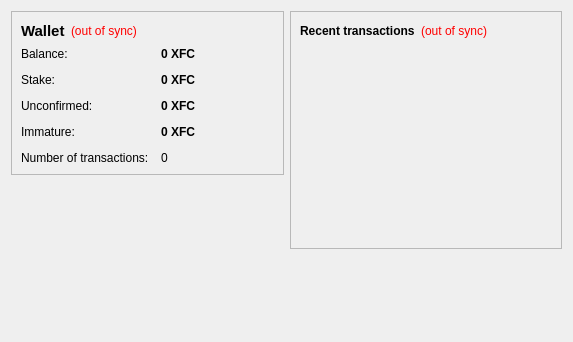
<?xml version="1.0" encoding="UTF-8"?>
<ui version="4.0">
 <class>OverviewPage</class>
 <widget class="QWidget" name="OverviewPage">
  <property name="geometry">
   <rect>
    <x>0</x>
    <y>0</y>
    <width>573</width>
    <height>342</height>
   </rect>
  </property>
  <property name="windowTitle">
   <string>Form</string>
  </property>
  <layout class="QHBoxLayout" name="horizontalLayout" stretch="1,1">
   <item>
    <layout class="QVBoxLayout" name="verticalLayout_2">
     <item>
      <widget class="QFrame" name="frame">
       <property name="frameShape">
        <enum>QFrame::StyledPanel</enum>
       </property>
       <property name="frameShadow">
        <enum>QFrame::Raised</enum>
       </property>
       <layout class="QVBoxLayout" name="verticalLayout_4">
        <item>
         <layout class="QHBoxLayout" name="horizontalLayout_4">
          <item>
           <widget class="QLabel" name="label_5">
            <property name="font">
             <font>
              <pointsize>11</pointsize>
              <weight>75</weight>
              <bold>true</bold>
             </font>
            </property>
            <property name="text">
             <string>Wallet</string>
            </property>
           </widget>
          </item>
          <item>
           <widget class="QLabel" name="labelWalletStatus">
            <property name="toolTip">
             <string>The displayed information may be out of date. Your wallet automatically synchronizes with the Ekita network after a connection is established, but this process has not completed yet.</string>
            </property>
            <property name="styleSheet">
             <string notr="true">QLabel { color: red; }</string>
            </property>
            <property name="text">
             <string notr="true">(out of sync)</string>
            </property>
            <property name="alignment">
             <set>Qt::AlignLeading|Qt::AlignLeft|Qt::AlignVCenter</set>
            </property>
           </widget>
          </item>
          <item>
           <spacer name="horizontalSpacer_2">
            <property name="orientation">
             <enum>Qt::Horizontal</enum>
            </property>
            <property name="sizeHint" stdset="0">
             <size>
              <width>40</width>
              <height>20</height>
             </size>
            </property>
           </spacer>
          </item>
         </layout>
        </item>
        <item>
         <layout class="QFormLayout" name="formLayout_2">
          <property name="fieldGrowthPolicy">
           <enum>QFormLayout::AllNonFixedFieldsGrow</enum>
          </property>
          <property name="horizontalSpacing">
           <number>12</number>
          </property>
          <property name="verticalSpacing">
           <number>12</number>
          </property>
          <item row="0" column="0">
           <widget class="QLabel" name="label">
            <property name="text">
             <string>Balance:</string>
            </property>
           </widget>
          </item>
          <item row="0" column="1">
           <widget class="QLabel" name="labelBalance">
            <property name="font">
             <font>
              <weight>75</weight>
              <bold>true</bold>
             </font>
            </property>
            <property name="cursor">
             <cursorShape>IBeamCursor</cursorShape>
            </property>
            <property name="toolTip">
             <string>Your current balance</string>
            </property>
            <property name="text">
             <string notr="true">0 XFC</string>
            </property>
            <property name="textInteractionFlags">
             <set>Qt::LinksAccessibleByMouse|Qt::TextSelectableByKeyboard|Qt::TextSelectableByMouse</set>
            </property>
           </widget>
          </item>
          <item row="1" column="0">
           <widget class="QLabel" name="label_6">
            <property name="text">
             <string>Stake:</string>
            </property>
           </widget>
          </item>
          <item row="1" column="1">
           <widget class="QLabel" name="labelStake">
            <property name="font">
             <font>
              <weight>75</weight>
              <bold>true</bold>
             </font>
            </property>
            <property name="cursor">
             <cursorShape>IBeamCursor</cursorShape>
            </property>
            <property name="toolTip">
             <string>Total of coins that was staked, and do not yet count toward the current balance</string>
            </property>
            <property name="text">
             <string notr="true">0 XFC</string>
            </property>
            <property name="textInteractionFlags">
             <set>Qt::LinksAccessibleByMouse|Qt::TextSelectableByKeyboard|Qt::TextSelectableByMouse</set>
            </property>
           </widget>
          </item>
          <item row="2" column="0">
           <widget class="QLabel" name="label_3">
            <property name="text">
             <string>Unconfirmed:</string>
            </property>
           </widget>
          </item>
          <item row="2" column="1">
           <widget class="QLabel" name="labelUnconfirmed">
            <property name="font">
             <font>
              <weight>75</weight>
              <bold>true</bold>
             </font>
            </property>
            <property name="cursor">
             <cursorShape>IBeamCursor</cursorShape>
            </property>
            <property name="toolTip">
             <string>Total of transactions that have yet to be confirmed, and do not yet count toward the current balance</string>
            </property>
            <property name="text">
             <string notr="true">0 XFC</string>
            </property>
            <property name="textInteractionFlags">
             <set>Qt::LinksAccessibleByMouse|Qt::TextSelectableByKeyboard|Qt::TextSelectableByMouse</set>
            </property>
           </widget>
          </item>
          <item row="3" column="0">
           <widget class="QLabel" name="labelImmatureText">
            <property name="text">
             <string>Immature:</string>
            </property>
           </widget>
          </item>
          <item row="3" column="1">
           <widget class="QLabel" name="labelImmature">
            <property name="font">
             <font>
              <weight>75</weight>
              <bold>true</bold>
             </font>
            </property>
            <property name="toolTip">
             <string>Mined balance that has not yet matured</string>
            </property>
            <property name="text">
             <string notr="true">0 XFC</string>
            </property>
            <property name="textInteractionFlags">
             <set>Qt::LinksAccessibleByMouse|Qt::TextSelectableByKeyboard|Qt::TextSelectableByMouse</set>
            </property>
           </widget>
          </item>
          <item row="4" column="0">
           <widget class="QLabel" name="label_2">
            <property name="text">
             <string>Number of transactions:</string>
            </property>
           </widget>
          </item>
          <item row="4" column="1">
           <widget class="QLabel" name="labelNumTransactions">
            <property name="toolTip">
             <string>Total number of transactions in wallet</string>
            </property>
            <property name="text">
             <string notr="true">0</string>
            </property>
           </widget>
          </item>
         </layout>
        </item>
       </layout>
      </widget>
     </item>
     <item>
      <spacer name="verticalSpacer">
       <property name="orientation">
        <enum>Qt::Vertical</enum>
       </property>
       <property name="sizeHint" stdset="0">
        <size>
         <width>20</width>
         <height>40</height>
        </size>
       </property>
      </spacer>
     </item>
     <item>
      <widget class="QLabel" name="label_6">
       <property name="text">
        <string/>
       </property>
       <property name="pixmap">
        <pixmap resource="../bitcoin.qrc">:/images/backg</pixmap>
       </property>
       <property name="scaledContents">
        <bool>false</bool>
       </property>
       <property name="alignment">
        <set>Qt::AlignCenter</set>
       </property>
       <property name="margin">
        <number>-2</number>
       </property>
      </widget>
     </item>
    </layout>
   </item>
   <item>
    <layout class="QVBoxLayout" name="verticalLayout_3">
     <item>
      <widget class="QFrame" name="frame_2">
       <property name="frameShape">
        <enum>QFrame::StyledPanel</enum>
       </property>
       <property name="frameShadow">
        <enum>QFrame::Raised</enum>
       </property>
       <layout class="QVBoxLayout" name="verticalLayout">
        <item>
         <layout class="QHBoxLayout" name="horizontalLayout_2">
          <item>
           <widget class="QLabel" name="label_4">
            <property name="text">
             <string>&lt;b&gt;Recent transactions&lt;/b&gt;</string>
            </property>
           </widget>
          </item>
          <item>
           <widget class="QLabel" name="labelTransactionsStatus">
            <property name="toolTip">
             <string>The displayed information may be out of date. Your wallet automatically synchronizes with the Ekita network after a connection is established, but this process has not completed yet.</string>
            </property>
            <property name="styleSheet">
             <string notr="true">QLabel { color: red; }</string>
            </property>
            <property name="text">
             <string notr="true">(out of sync)</string>
            </property>
            <property name="alignment">
             <set>Qt::AlignRight|Qt::AlignTrailing|Qt::AlignVCenter</set>
            </property>
           </widget>
          </item>
          <item>
           <spacer name="horizontalSpacer">
            <property name="orientation">
             <enum>Qt::Horizontal</enum>
            </property>
            <property name="sizeHint" stdset="0">
             <size>
              <width>40</width>
              <height>20</height>
             </size>
            </property>
           </spacer>
          </item>
         </layout>
        </item>
        <item>
         <widget class="QListView" name="listTransactions">
          <property name="styleSheet">
           <string notr="true">QListView { background: transparent; }</string>
          </property>
          <property name="frameShape">
           <enum>QFrame::NoFrame</enum>
          </property>
          <property name="verticalScrollBarPolicy">
           <enum>Qt::ScrollBarAlwaysOff</enum>
          </property>
          <property name="horizontalScrollBarPolicy">
           <enum>Qt::ScrollBarAlwaysOff</enum>
          </property>
          <property name="selectionMode">
           <enum>QAbstractItemView::NoSelection</enum>
          </property>
         </widget>
        </item>
       </layout>
      </widget>
     </item>
     <item>
      <spacer name="verticalSpacer_2">
       <property name="orientation">
        <enum>Qt::Vertical</enum>
       </property>
       <property name="sizeHint" stdset="0">
        <size>
         <width>20</width>
         <height>40</height>
        </size>
       </property>
      </spacer>
     </item>
    </layout>
   </item>
  </layout>
 </widget>
 <resources/>
 <connections/>
</ui>
